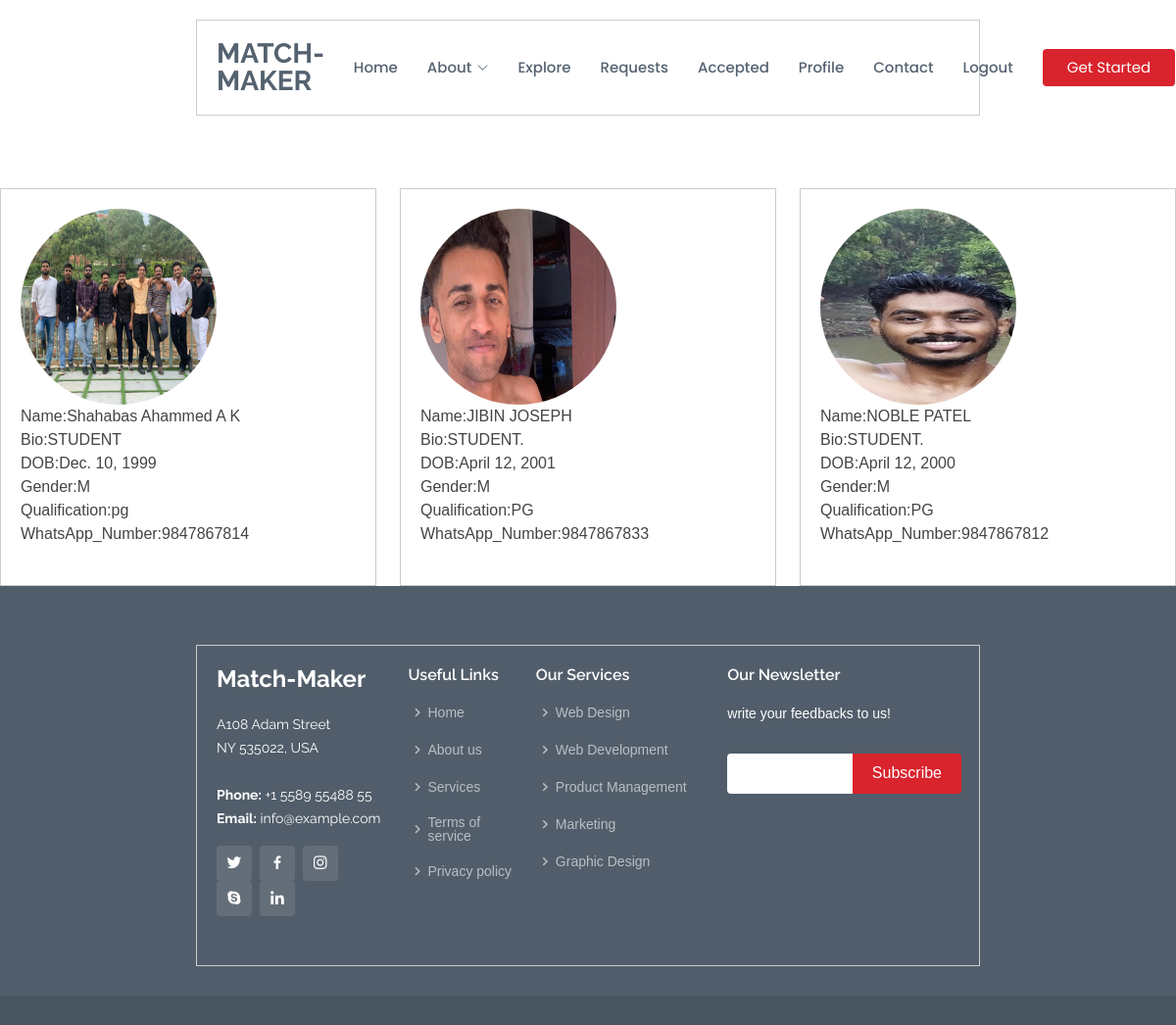
Screenshot of /mates (signed in) with the database file from the repository.
### datingapp/models.py (models this page shows, shortened)
class Request_users(models.Model):
    idrequest=models.ForeignKey(signn,related_name='sent_requests',on_delete=models.CASCADE)
    idreciever=models.ForeignKey(signn,related_name='received_requests',on_delete=models.CASCADE)
    status=models.CharField(max_length=20,default='No')
    time=models.TimeField(auto_now=True)

class signn(models.Model):
    password=models.TextField(max_length=12)
    email=models.EmailField()
    photo=models.ImageField(blank=True)
    name=models.TextField(blank=True)
    bio=models.TextField(blank=True)
    dob=models.DateField(blank=True,null=True)
    gender=models.CharField(max_length=2,blank=True)
    qualification=models.TextField(blank=True)
    number=models.CharField(max_length=10, null=True, blank=True)
    status=models.CharField(max_length=20,default='No')

### datingapp/views.py (the view)
# urls.py: path('mates',views.mates,name="mates"),
def mates(request):
    id=request.session['id']
    requests = Request_users.objects.filter(idreciever=id,status='Yes')
    return render(request, 'mates.html', {'requests': requests})

### templates/mates.html (shortened to what this page needs)
{% include 'base.html'%}
<body>
  <div class="row">
    {% for i in requests %}
    <div class="col">
      <div class="container">
        <div class="profile">
          {% if i.idrequest.photo %}
          <img src="{{i.idrequest.photo.url}}" alt="Profile Picture">
          {% else %}
          <img src="https://cdn2.vectorstock.com/i/1000x1000/17/61/male-avatar-profile-picture-vector-10211761.jpg" alt="Profile Picture">
          {% endif %}
          <div class="bio">
            <p>Name:{{i.idrequest.name}}</p>
            <p>Bio:{{i.idrequest.bio}}</p>
            <p>DOB:{{i.idrequest.dob}}</p>
            <p>Gender:{{i.idrequest.gender}}</p>
            <p>Qualification:{{i.idrequest.qualification}}</p>
            <p>WhatsApp_Number:{{i.idrequest.number}}</p>
          </div>
        </div>
      </div>
    </div>
    {% endfor %}
  </div>
  {% include 'footer.html'%}
</body>

### templates/base.html (shortened to what this page needs)
{% load static %}
<!DOCTYPE html>
<html lang="en">
<head>
  <link href="{% static '/vendor/animate.css/animate.min.css' %}" rel="stylesheet">
  <link href="{% static '/vendor/bootstrap/css/bootstrap.min.css' %}" rel="stylesheet">
  <link href="{% static '/vendor/bootstrap-icons/bootstrap-icons.css' %}" rel="stylesheet">
  <link href="{% static '/vendor/boxicons/css/boxicons.min.css' %}" rel="stylesheet">
  <link href="{% static '/vendor/glightbox/css/glightbox.min.css' %}" rel="stylesheet">
  <link href="{% static '/vendor/remixicon/remixicon.css' %}" rel="stylesheet">
  <link href="{% static '/vendor/swiper/swiper-bundle.min.css' %}" rel="stylesheet">
  <link href="{% static 'css/style.css' %}" rel="stylesheet">
</head>
<body>
  <header id="header" class="fixed-top d-flex align-items-center">
    <div class="container d-flex align-items-center">
      <h1 class="logo me-auto"><a href="index.html">Match-Maker</a></h1>
      <nav id="navbar" class="navbar">
        <ul>
          <li><a href="\index">Home</a></li>
          <li class="dropdown"><a href="#"><span>About</span> <i class="bi bi-chevron-down"></i></a>
          </li>
          <li><a href="\explore">Explore</a></li>
          <li><a href="\viewrequests">Requests</a></li>
          <li><a href="\mates">Accepted</a></li>
          <li><a href="\profile">Profile</a></li>
          <li><a href="">Contact</a></li>
          <li><a href="\logout">Logout</a></li>
          <li><a href="\index" class="getstarted">Get Started</a></li>
        </ul>
      </nav>
    </div>
  </header>
</body>
</html>

### templates/footer.html (shortened to what this page needs)
 <footer id="footer">
    <div class="footer-top">
      <div class="container">
        <div class="row">
          <div class="col-lg-3 col-md-6">
            <div class="footer-info">
              <h3>Match-Maker</h3>
              <p>
                A108 Adam Street <br>
                NY 535022, USA<br><br>
                <strong>Phone:</strong> +1 5589 55488 55<br>
                <strong>Email:</strong> info@example.com<br>
              </p>
              <div class="social-links mt-3">
                <a href="#" class="twitter"><i class="bx bxl-twitter"></i></a>
                <a href="#" class="facebook"><i class="bx bxl-facebook"></i></a>
                <a href="#" class="instagram"><i class="bx bxl-instagram"></i></a>
                <a href="#" class="google-plus"><i class="bx bxl-skype"></i></a>
                <a href="#" class="linkedin"><i class="bx bxl-linkedin"></i></a>
              </div>
            </div>
          </div>
          <div class="col-lg-2 col-md-6 footer-links">
            <h4>Useful Links</h4>
            <ul>
              <li><i class="bx bx-chevron-right"></i> <a href="#">Home</a></li>
              <li><i class="bx bx-chevron-right"></i> <a href="#">About us</a></li>
              <li><i class="bx bx-chevron-right"></i> <a href="#">Services</a></li>
              <li><i class="bx bx-chevron-right"></i> <a href="#">Terms of service</a></li>
              <li><i class="bx bx-chevron-right"></i> <a href="#">Privacy policy</a></li>
            </ul>
          </div>
          <div class="col-lg-3 col-md-6 footer-links">
            <h4>Our Services</h4>
            <ul>
              <li><i class="bx bx-chevron-right"></i> <a href="#">Web Design</a></li>
              <li><i class="bx bx-chevron-right"></i> <a href="#">Web Development</a></li>
              <li><i class="bx bx-chevron-right"></i> <a href="#">Product Management</a></li>
              <li><i class="bx bx-chevron-right"></i> <a href="#">Marketing</a></li>
              <li><i class="bx bx-chevron-right"></i> <a href="#">Graphic Design</a></li>
            </ul>
          </div>
          <div class="col-lg-4 col-md-6 footer-newsletter">
            <h4>Our Newsletter</h4>
            <p>write your feedbacks to us!</p>
            <form action="" method="post">
              <input type="email" name="email"><input type="submit" value="Subscribe">
            </form>
          </div>
        </div>
      </div>
    </div>
  </footer>

### static/css/style.css (style rules this page uses)
body { font-family: "Open Sans", sans-serif; color: #444444; }
a { text-decoration: none; color: #d9232d; }
h1, h2, h3, h4, h5, h6 { font-family: "Raleway", sans-serif; }
#header { background: white; transition: all 0.5s; z-index: 997; padding: 20px 0; }
#header .logo { font-size: 28px; margin: 0; padding: 0; line-height: 1; font-weight: 700; text-transform: uppercase; }
#header .logo a { color: #556270; }
.navbar { padding: 0; }
.navbar ul { margin: 0; padding: 0; display: flex; list-style: none; align-items: center; }
.navbar li { position: relative; }
.navbar a, .navbar a:focus { display: flex; align-items: center; justify-content: space-between; padding: 10px 0 10px 30px; font-family: "Poppins", sans-serif; font-size: 15px; font-weight: 500; color: #556270; white-space: nowrap; transition: 0.3s; }
.navbar a i, .navbar a:focus i { font-size: 12px; line-height: 0; margin-left: 5px; }
.navbar .getstarted, .navbar .getstarted:focus { background: #d9232d; padding: 8px 25px; margin-left: 30px; border-radius: 4px; font-weight: 400; color: #fff; }
#footer { background: #4a5562; padding: 0 0 30px 0; color: #fff; font-size: 14px; }
#footer .footer-top { background: #515d6a; padding: 60px 0 30px 0; }
#footer .footer-top .footer-info { margin-bottom: 30px; }
#footer .footer-top .footer-info h3 { font-size: 24px; margin: 0 0 20px 0; padding: 2px 0 2px 0; line-height: 1; font-weight: 700; }
#footer .footer-top .footer-info p { font-size: 14px; line-height: 24px; margin-bottom: 0; font-family: "Raleway", sans-serif; color: #fff; }
#footer .footer-top .social-links a { font-size: 18px; display: inline-block; background: rgba(255, 255, 255, 0.1); color: #fff; line-height: 1; padding: 8px 0; margin-right: 4px; border-radius: 4px; text-align: center; width: 36px; height: 36px; transition: 0.3s; }
#footer .footer-top h4 { font-size: 16px; font-weight: 600; color: #fff; position: relative; padding-bottom: 12px; }
#footer .footer-top .footer-links { margin-bottom: 30px; }
#footer .footer-top .footer-links ul { list-style: none; padding: 0; margin: 0; }
#footer .footer-top .footer-links ul i { padding-right: 2px; color: rgba(255, 255, 255, 0.6); font-size: 18px; line-height: 1; }
#footer .footer-top .footer-links ul li { padding: 10px 0; display: flex; align-items: center; }
#footer .footer-top .footer-links ul li:first-child { padding-top: 0; }
#footer .footer-top .footer-links ul a { color: rgba(255, 255, 255, 0.6); transition: 0.3s; display: inline-block; line-height: 1; }
#footer .footer-top .footer-newsletter form { margin-top: 30px; background: #fff; padding: 6px 10px; position: relative; border-radius: 4px; }
#footer .footer-top .footer-newsletter form input[type=email] { border: 0; padding: 4px; width: calc(100% - 110px); }
#footer .footer-top .footer-newsletter form input[type=submit] { position: absolute; top: 0; right: -2px; bottom: 0; border: 0; background: none; font-size: 16px; padding: 0 20px 2px 20px; background: #d9232d; color: #fff; transition: 0.3s; border-radius: 0 4px 4px 0; }

### templates/mates.html (style rules this page uses)
body { font-family: Arial, sans-serif; margin: 0; padding: 0; }
.container { max-width: 800px; margin: 0 auto; padding: 20px; border: 1px solid #ccc; }
.profile { display: flex; flex-wrap: wrap; margin-bottom: 20px; }
.profile img { width: 200px; height: 200px; border-radius: 50%; margin-right: 20px; }
.profile p { margin: 0; }
.profile .bio { flex: 1; }

### rows the page displays
Request_users: idrequest.photo (picture), idrequest.name "Shahabas Ahammed A K", idrequest.bio "STUDENT", idrequest.dob "Dec. 10, 1999", idrequest.gender "M", idrequest.qualification "pg", idrequest.number "9847867814"
Request_users: idrequest.photo (picture), idrequest.name "JIBIN JOSEPH", idrequest.bio "STUDENT.", idrequest.dob "April 12, 2001", idrequest.gender "M", idrequest.qualification "PG", idrequest.number "9847867833"
Request_users: idrequest.photo (picture), idrequest.name "NOBLE PATEL", idrequest.bio "STUDENT.", idrequest.dob "April 12, 2000", idrequest.gender "M", idrequest.qualification "PG", idrequest.number "9847867812"
